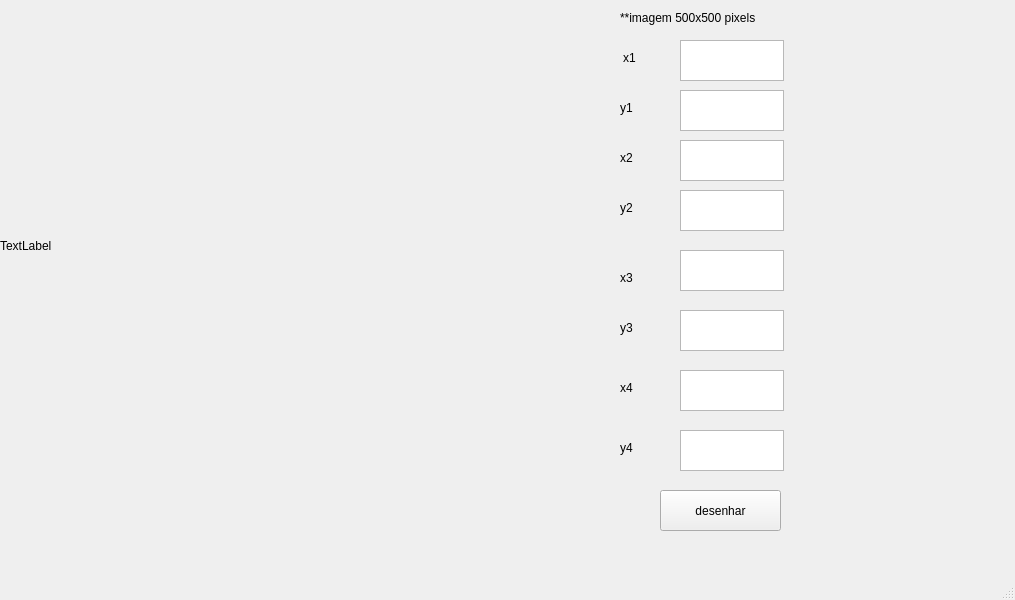
<?xml version="1.0" encoding="UTF-8"?>
<ui version="4.0">
 <class>poligonosWindow</class>
 <widget class="QMainWindow" name="poligonosWindow">
  <property name="geometry">
   <rect>
    <x>0</x>
    <y>0</y>
    <width>1015</width>
    <height>600</height>
   </rect>
  </property>
  <property name="windowTitle">
   <string>MainWindow</string>
  </property>
  <widget class="QWidget" name="centralwidget">
   <widget class="QTextEdit" name="textEdit_2">
    <property name="geometry">
     <rect>
      <x>680</x>
      <y>90</y>
      <width>104</width>
      <height>41</height>
     </rect>
    </property>
   </widget>
   <widget class="QLabel" name="label_4">
    <property name="geometry">
     <rect>
      <x>620</x>
      <y>100</y>
      <width>58</width>
      <height>16</height>
     </rect>
    </property>
    <property name="text">
     <string>y1</string>
    </property>
   </widget>
   <widget class="QTextEdit" name="textEdit_3">
    <property name="geometry">
     <rect>
      <x>680</x>
      <y>140</y>
      <width>104</width>
      <height>41</height>
     </rect>
    </property>
   </widget>
   <widget class="QLabel" name="label_2">
    <property name="geometry">
     <rect>
      <x>0</x>
      <y>0</y>
      <width>500</width>
      <height>491</height>
     </rect>
    </property>
    <property name="text">
     <string>TextLabel</string>
    </property>
   </widget>
   <widget class="QTextEdit" name="textEdit_4">
    <property name="geometry">
     <rect>
      <x>680</x>
      <y>190</y>
      <width>104</width>
      <height>41</height>
     </rect>
    </property>
   </widget>
   <widget class="QPushButton" name="pushButton">
    <property name="geometry">
     <rect>
      <x>660</x>
      <y>490</y>
      <width>121</width>
      <height>41</height>
     </rect>
    </property>
    <property name="text">
     <string>desenhar</string>
    </property>
   </widget>
   <widget class="QLabel" name="label_3">
    <property name="geometry">
     <rect>
      <x>623</x>
      <y>50</y>
      <width>58</width>
      <height>16</height>
     </rect>
    </property>
    <property name="text">
     <string>x1</string>
    </property>
   </widget>
   <widget class="QTextEdit" name="textEdit">
    <property name="geometry">
     <rect>
      <x>680</x>
      <y>40</y>
      <width>104</width>
      <height>41</height>
     </rect>
    </property>
   </widget>
   <widget class="QLabel" name="label_5">
    <property name="geometry">
     <rect>
      <x>620</x>
      <y>150</y>
      <width>58</width>
      <height>16</height>
     </rect>
    </property>
    <property name="text">
     <string>x2</string>
    </property>
   </widget>
   <widget class="QLabel" name="label_6">
    <property name="geometry">
     <rect>
      <x>620</x>
      <y>200</y>
      <width>58</width>
      <height>16</height>
     </rect>
    </property>
    <property name="text">
     <string>y2</string>
    </property>
   </widget>
   <widget class="QLabel" name="label">
    <property name="geometry">
     <rect>
      <x>620</x>
      <y>270</y>
      <width>58</width>
      <height>16</height>
     </rect>
    </property>
    <property name="text">
     <string>x3</string>
    </property>
   </widget>
   <widget class="QLabel" name="label_7">
    <property name="geometry">
     <rect>
      <x>620</x>
      <y>320</y>
      <width>58</width>
      <height>16</height>
     </rect>
    </property>
    <property name="text">
     <string>y3</string>
    </property>
   </widget>
   <widget class="QTextEdit" name="textEdit_5">
    <property name="geometry">
     <rect>
      <x>680</x>
      <y>250</y>
      <width>104</width>
      <height>41</height>
     </rect>
    </property>
   </widget>
   <widget class="QTextEdit" name="textEdit_6">
    <property name="geometry">
     <rect>
      <x>680</x>
      <y>310</y>
      <width>104</width>
      <height>41</height>
     </rect>
    </property>
   </widget>
   <widget class="QLabel" name="label_8">
    <property name="geometry">
     <rect>
      <x>620</x>
      <y>380</y>
      <width>58</width>
      <height>16</height>
     </rect>
    </property>
    <property name="text">
     <string>x4</string>
    </property>
   </widget>
   <widget class="QLabel" name="label_9">
    <property name="geometry">
     <rect>
      <x>620</x>
      <y>440</y>
      <width>58</width>
      <height>16</height>
     </rect>
    </property>
    <property name="text">
     <string>y4</string>
    </property>
   </widget>
   <widget class="QTextEdit" name="textEdit_7">
    <property name="geometry">
     <rect>
      <x>680</x>
      <y>370</y>
      <width>104</width>
      <height>41</height>
     </rect>
    </property>
   </widget>
   <widget class="QTextEdit" name="textEdit_8">
    <property name="geometry">
     <rect>
      <x>680</x>
      <y>430</y>
      <width>104</width>
      <height>41</height>
     </rect>
    </property>
   </widget>
   <widget class="QLabel" name="label_10">
    <property name="geometry">
     <rect>
      <x>620</x>
      <y>10</y>
      <width>181</width>
      <height>16</height>
     </rect>
    </property>
    <property name="text">
     <string>**imagem 500x500 pixels </string>
    </property>
   </widget>
  </widget>
  <widget class="QMenuBar" name="menubar">
   <property name="geometry">
    <rect>
     <x>0</x>
     <y>0</y>
     <width>1015</width>
     <height>24</height>
    </rect>
   </property>
  </widget>
  <widget class="QStatusBar" name="statusbar"/>
 </widget>
 <resources/>
 <connections/>
</ui>
